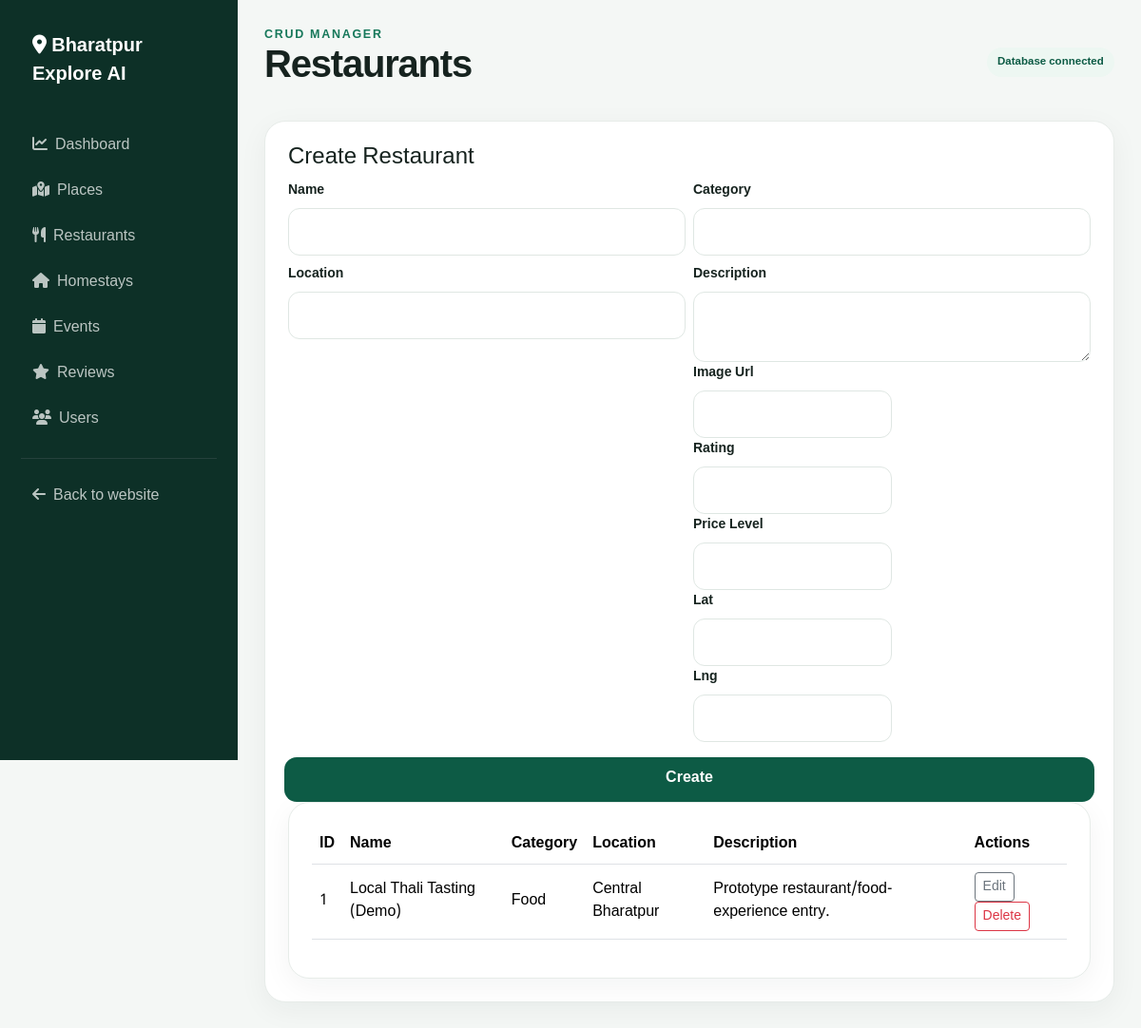
The app's page /admin/manage.php?type=restaurants with its own data.
### tables this page shows
CREATE TABLE restaurants (
  id INT UNSIGNED AUTO_INCREMENT PRIMARY KEY,
  name VARCHAR(180) NOT NULL,
  category VARCHAR(100) DEFAULT 'Food',
  location VARCHAR(220) NOT NULL,
  description TEXT,
  image_url TEXT,
  rating DECIMAL(2,1) DEFAULT 0,
  price_level DECIMAL(10,2) DEFAULT 0,
  lat DECIMAL(10,7) NULL,
  lng DECIMAL(10,7) NULL,
  is_demo TINYINT(1) DEFAULT 1,
  created_at TIMESTAMP DEFAULT CURRENT_TIMESTAMP
);

### includes/functions.php (called while the page is built, shortened)
<?php
function h($value): string { return htmlspecialchars((string)$value, ENT_QUOTES, 'UTF-8'); }

### admin/manage.php (the view, shortened to what this page needs)
<?php
$allowed=['places','restaurants','homestays','events','users'];
$type=$_GET['type']??'places'; if(!in_array($type,$allowed,true))$type='places'; $adminTitle=ucfirst($type); require __DIR__.'/header.php'; $pdo=db(); $message=''; $error='';
$fields=[
 'places'=>['name','category','location','description','image_url','rating','estimated_cost','lat','lng'],
 'restaurants'=>['name','category','location','description','image_url','rating','price_level','lat','lng'],
 'homestays'=>['name','location','description','image_url','rating','price_per_night','lat','lng'],
 'events'=>['name','event_type','event_date','location','description','image_url'],
 'users'=>['name','email'],
][$type];
$rows=[]; if($pdo){try{$rows=$pdo->query("SELECT * FROM `$type` ORDER BY id DESC LIMIT 100")->fetchAll();}catch(Throwable $e){$error='Table not ready. Import database/schema.sql first.';}}
?>
<div class="d-flex justify-content-between align-items-center mb-4"><div><div class="section-kicker">CRUD manager</div><h1 class="section-title"><?=h(ucfirst($type))?></h1></div><span class="badge-soft"><?=$pdo?'Database connected':'Database required for CRUD'?></span></div>
<?php if(!$pdo):?><div class="alert alert-warning">MySQL is not connected. The public site still runs from demo data. Import <code>database/schema.sql</code> and configure credentials to enable admin CRUD.</div><?php else:?>
<div class="admin-card p-4 mb-4"><h4>Create <?=h(rtrim(ucfirst($type),'s'))?></h4><form method="post"><input type="hidden" name="action" value="create"><div class="row g-2"><?php foreach($fields as $f):?><div class="col-md-6"><label class="form-label small fw-bold"><?=h(ucwords(str_replace('_',' ',$f)))?></label><?php if($f==='description'):?><textarea class="form-control" name="<?=$f?>"></textarea><?php else:?><input class="form-control" name="<?=$f?>" <?=$f==='name'?'required':''?>></div><?php endif;?><?php endforeach;?></div><button class="btn btn-brand mt-3">Create</button></form></div>
<div class="admin-card p-4"><div class="table-responsive"><table class="table align-middle"><thead><tr><th>ID</th><?php foreach(array_slice($fields,0,4) as $f):?><th><?=h(ucwords(str_replace('_',' ',$f)))?></th><?php endforeach;?><th>Actions</th></tr></thead><tbody><?php foreach($rows as $r):?><tr><td><?=$r['id']?></td><?php foreach(array_slice($fields,0,4) as $f):?><td><?=h(mb_strimwidth((string)($r[$f]??''),0,45,'…'))?></td><?php endforeach;?><td><button class="btn btn-sm btn-outline-secondary" data-bs-toggle="collapse" data-bs-target="#edit<?=$r['id']?>">Edit</button><form method="post" class="d-inline" onsubmit="return confirm('Delete this record?')"><button class="btn btn-sm btn-outline-danger">Delete</button></form></td></tr><?php endforeach;?></tbody></table></div></div>
<?php endif;?>
<?php require __DIR__.'/footer.php'; ?>

### assets/css/style.css (style rules this page uses)
:root { --green:#0d5b45;--green2:#16785a;--blue:#176b87;--ink:#16231f;--muted:#6c7b75;--sand:#f6f1e8;--warm:#f1a33a;--line:#e7ece9;--bg:#f7faf8;--shadow:0 18px 50px rgba(22,35,31,.10) }
* { box-sizing:border-box }
html { scroll-behavior:smooth }
body { font-family:Manrope,"Noto Sans Devanagari",sans-serif;background:var(--bg);color:var(--ink);padding-bottom:0 }
.btn-brand { background:var(--green);color:#fff;border:none;border-radius:13px;padding:.72rem 1.1rem;font-weight:800 }
.section-title { font-weight:800;letter-spacing:-.03em }
.section-kicker { text-transform:uppercase;letter-spacing:.14em;font-size:.78rem;font-weight:800;color:var(--green2) }
.interest-card,.tour-card,.feature-card,.info-card,.admin-card,.form-card { background:#fff;border:1px solid var(--line);border-radius:22px;box-shadow:0 8px 30px rgba(22,35,31,.05);transition:.25s ease }
.badge-soft { background:#edf7f2;color:var(--green);border-radius:999px;padding:.45rem .7rem;font-weight:800;font-size:.72rem }
.form-select,.form-control { border-radius:12px;border-color:#dfe7e3;padding:.75rem .9rem }

### records on screen
restaurants: id "1", name "Local Thali Tasting (Demo)", category "Food", location "Central Bharatpur", description "Prototype restaurant/food-experience entry."

### other values on screen
$n[2] "Dashboard"
$n[2] "Places"
$n[2] "Restaurants"
$n[2] "Homestays"
$n[2] "Events"
$n[2] "Reviews"
$n[2] "Users"
$type "Restaurants"
rtrim(ucfirst($type),'s') "Restaurant"
str_replace('_',' ',$f) "Name"
str_replace('_',' ',$f) "Category"
str_replace('_',' ',$f) "Location"
str_replace('_',' ',$f) "Description"
str_replace('_',' ',$f) "Image Url"
str_replace('_',' ',$f) "Rating"
